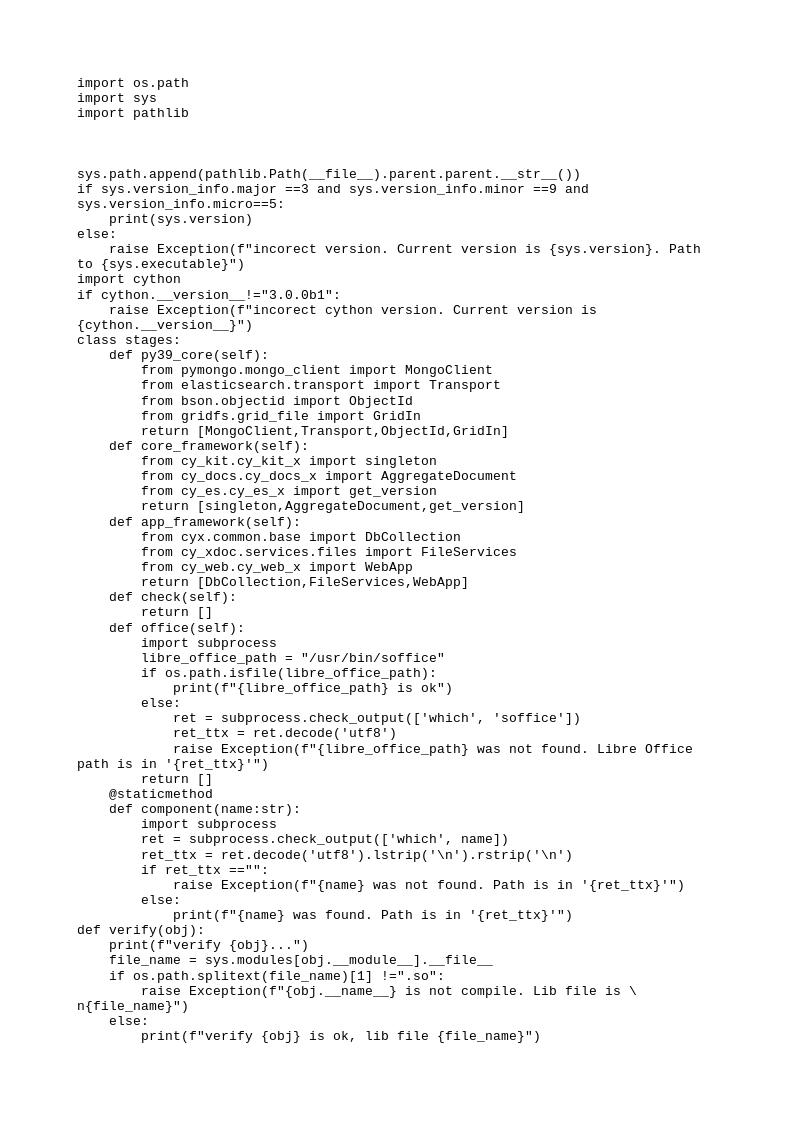
#> input picture docker-cy/check/verify.png, 794 x 1123 px
$ python opencv_check.py
#> lines starting #> are read from the running program, lines starting #| are printed output that depends on the picture; after the words box and inside, x2 and y2 are one past the last pixel; in counts of white or black regions, pixels touching at a corner belong together
import os.path
import pathlib

_wrking_dir_ = pathlib.Path(__file__).parent.__str__()
import sys
sys.path.append(_wrking_dir_)
# import pika
# raise Exception(pika.__file__)
import cv2

# if os.path.isdir(pathlib.Path(cv2.__file__).parent.__str__()):
#     raise Exception(pathlib.Path(cv2.__file__).parent.__str__())
file_test = os.path.join(_wrking_dir_,"verify.png")
file_output = os.path.join(_wrking_dir_,"verify_gray_scale.png")
im_gray = cv2.imread(file_test, cv2.IMREAD_GRAYSCALE)
#> im_gray is the input picture: shape (1123, 794); min 0, max 255, mean 246.4
(thresh, im_bw) = cv2.threshold(im_gray, 128, 255, cv2.THRESH_BINARY | cv2.THRESH_OTSU)
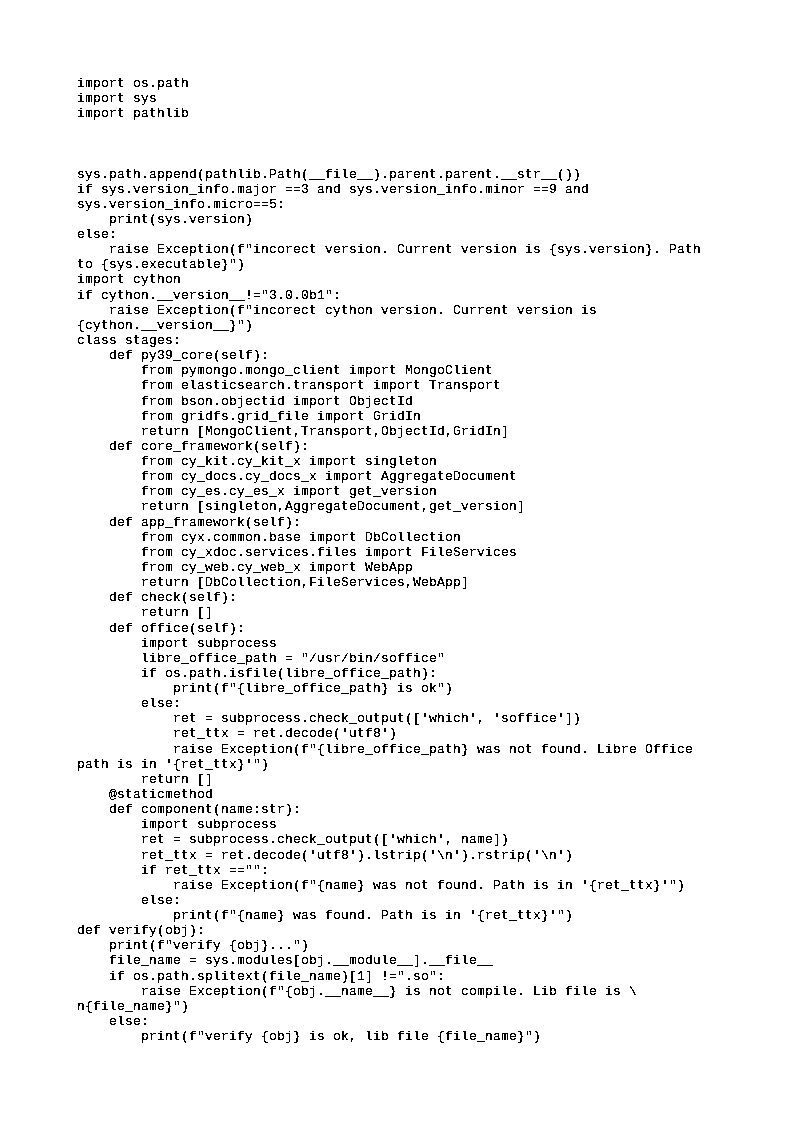
#> im_bw: shape (1123, 794); 95.7% white; black in thin lines or dots, all inside (x1, y1, x2, y2) = (78, 78, 700, 1043)
#> thresh = 162
thresh = 127
im_bw = cv2.threshold(im_gray, thresh, 255, cv2.THRESH_BINARY)[1]
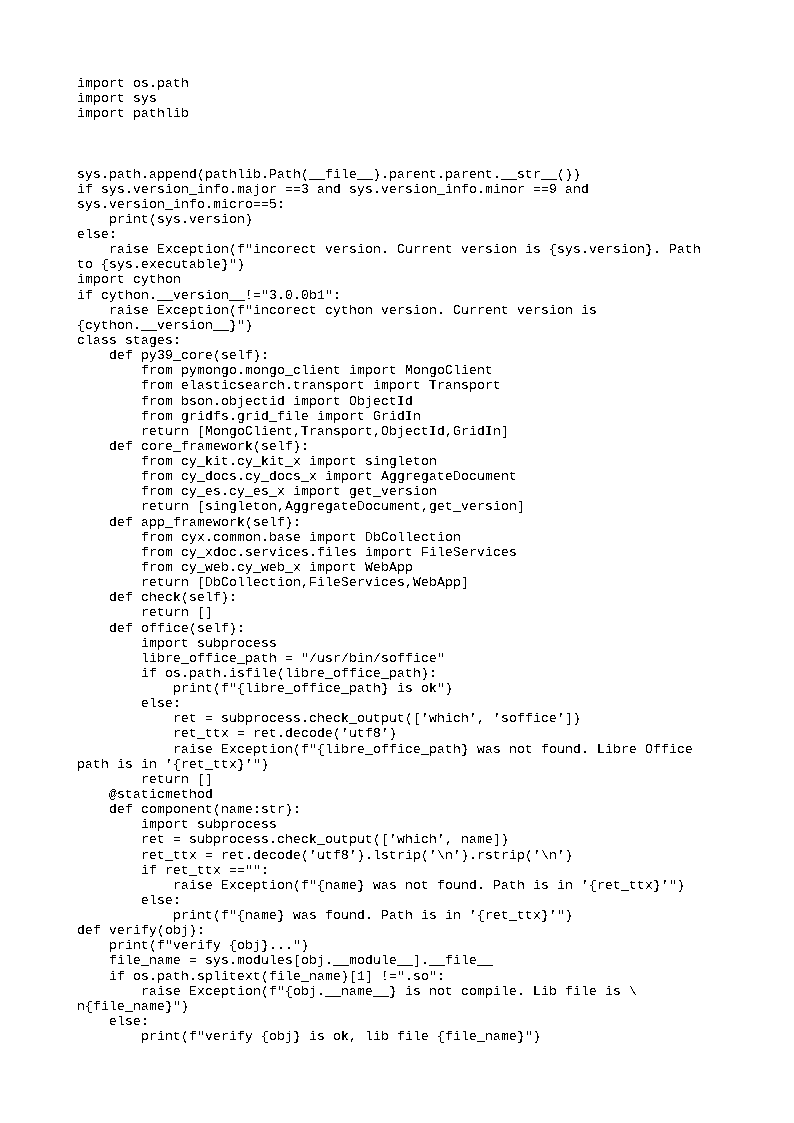
#> im_bw: shape (1123, 794); 96.4% white; black in thin lines or dots, all inside (x1, y1, x2, y2) = (78, 78, 700, 1043)
cv2.imwrite(file_output, im_bw)
# from pymongo import MongoClient
# sys.modules[MongoClient.__module__]
# from elasticsearch import transport
# sys.executable
